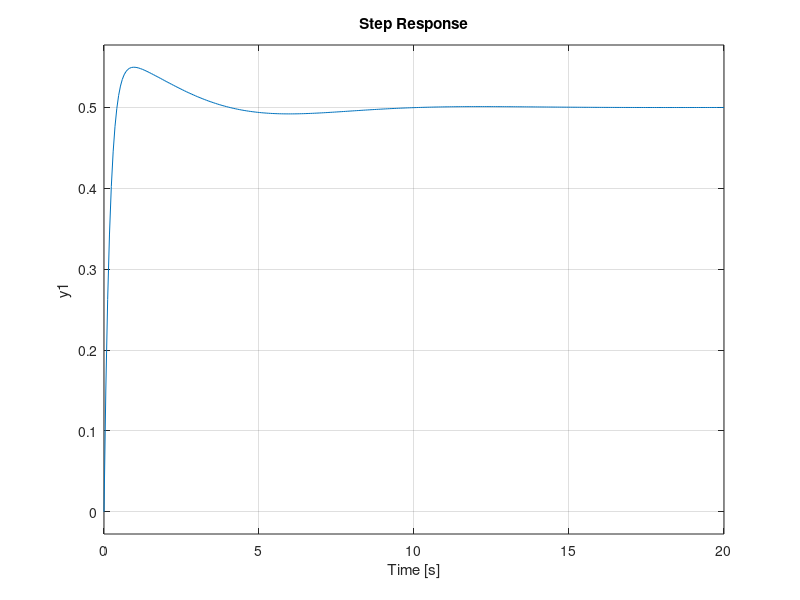

Source code (MATLAB):
A=[0 1 0;0 0 1;-2 -4 -6];%matriz A
B=[0;0;1];%matriz B
C=[1 2 3];%matriz C
D=0;
VE=ss(A,B,C,D);%sistema
G=tf(VE);%funcion de transferencia
step(VE)%grafica